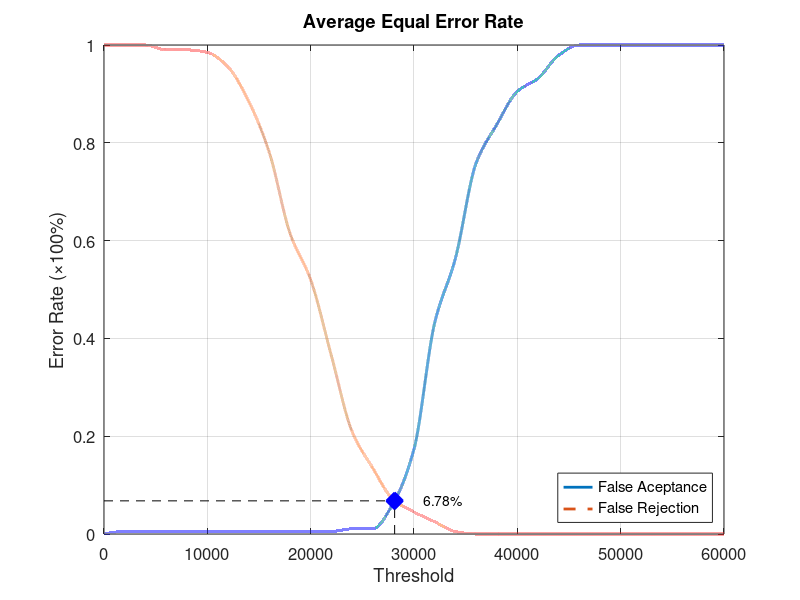
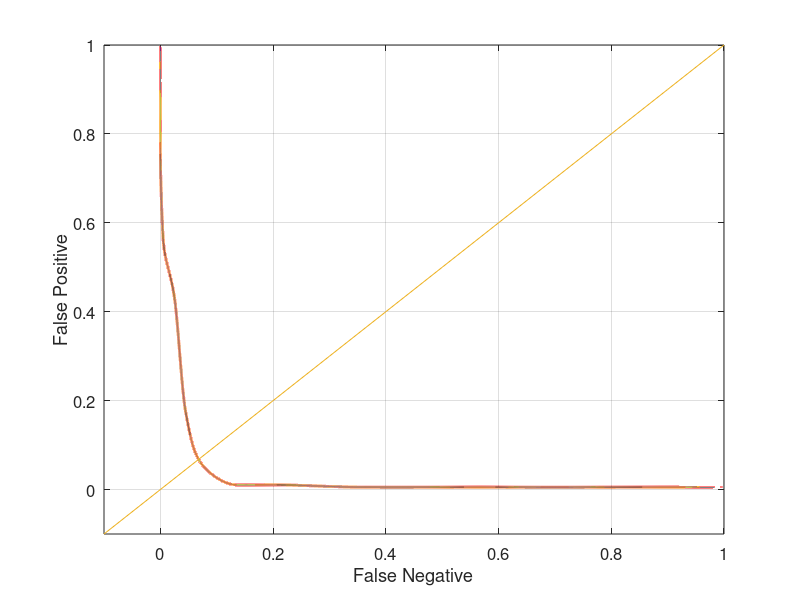

MATLAB code to generate these figures, in order:
function yEER = Database5_1
close all;
clear;
clc;
x = 0:2000:60000;
xq = 0:0.5:60000;

y0 = [0 0.00526316 0.00526316 0.00526316 0.00526316 0.00526316 0.00526316 0.00526316 0.00526316 0.00526316 0.00526316 0.00526316 0.0105263 0.0105263 0.0631579 0.173684 0.431579 0.563158 0.757895 0.836842 0.905263 0.931579 0.978947 1 1 1 1 1 1 1 1];
yy0 = interp1(x, y0, xq, 'pchip');
y1 = [1 1 1 0.99 0.99 0.985 0.955 0.885 0.78 0.615 0.52 0.365 0.21 0.135 0.07 0.045 0.025 0.005 0 0 0 0 0 0 0 0 0 0 0 0 0];
yy1 = interp1(x, y1, xq, 'pchip');

% Calculating EER: 
y2 = abs(y0 - y1);
find(y2 == min(y2))
yy2 = abs(yy0 - yy1);
xEER = find(yy2 == min(yy2));
xEERIndex = xq(xEER) % X-axis EER
yEER = yy0(xEER) % Y-axis EER

main = figure
plot(xq, yy0,'-','LineWidth', 2);	hold on
plot(xq, yy1,'--','LineWidth', 2);	hold on
plot([xEERIndex xEERIndex], [0 yEER], 'k--');	hold on
plot([0 xEERIndex], [yEER yEER], 'k--');	hold on
plot(xEERIndex, yEER, 'bx', 'LineWidth', 10);	hold on
text(xEERIndex + 10 * xEERIndex / 100, yEER, [num2str(round((10000 * yEER)) / 100) '%'])
legend('False Aceptance', 'False Rejection', 'Location', 'SouthEast')
xlabel('Threshold')
ylabel('Error Rate (\times100%)')
title('Average Equal Error Rate')
set(gca, 'FontSize', 12)
axis([0 60000 0 1])
grid on

print(main, 'Database5_1Main', '-dpng');
FNRxFPR = figure('Color', [1 1 1]);
plot(yy1, yy0, '-', yy1, yy0, 'LineWidth', 2);
hold on
y = -0.1:0.1:1
plot(y, y); 
set(gca, 'FontSize', 12)
xlabel('False Negative')
ylabel('False Positive')
axis([-0.1 1 -0.1 1])
set(gca, 'FontSize', 12)
grid on

print(FNRxFPR, 'Database5_1FNRxFPR','-dpng');
end
